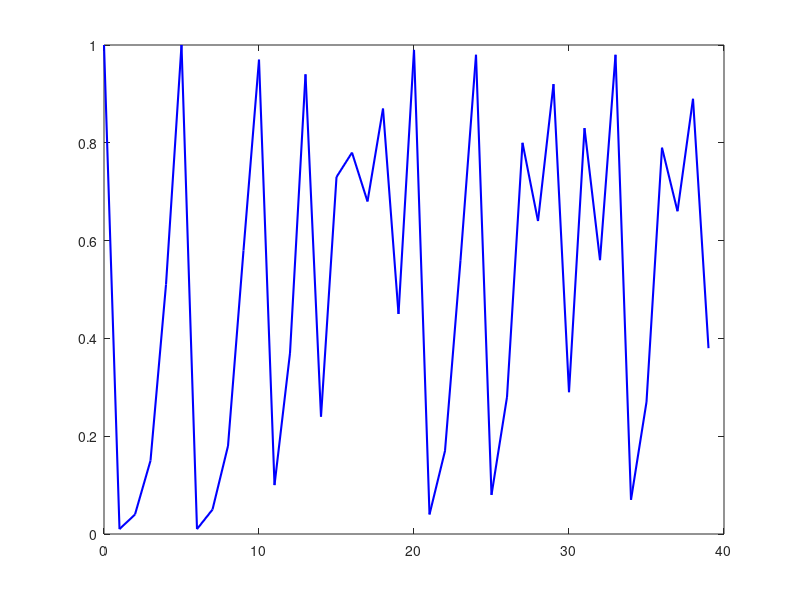

MATLAB code to generate this figure: (Note: this script raises an error after producing the figure.)
data = csvread('chaosdiff.csv', 1, 0);
r = data(:,1);
lambda = data(:,2);

plot(r, lambda, 'b-', 'LineWidth', 1.5);
hold on;
yline(0, 'r--', 'LineWidth', 1);
xlabel('r'); ylabel('Lyapunov Exponent');
title('Logistic Map - Lyapunov Exponent');
legend('lambda', 'zero');
grid on;
